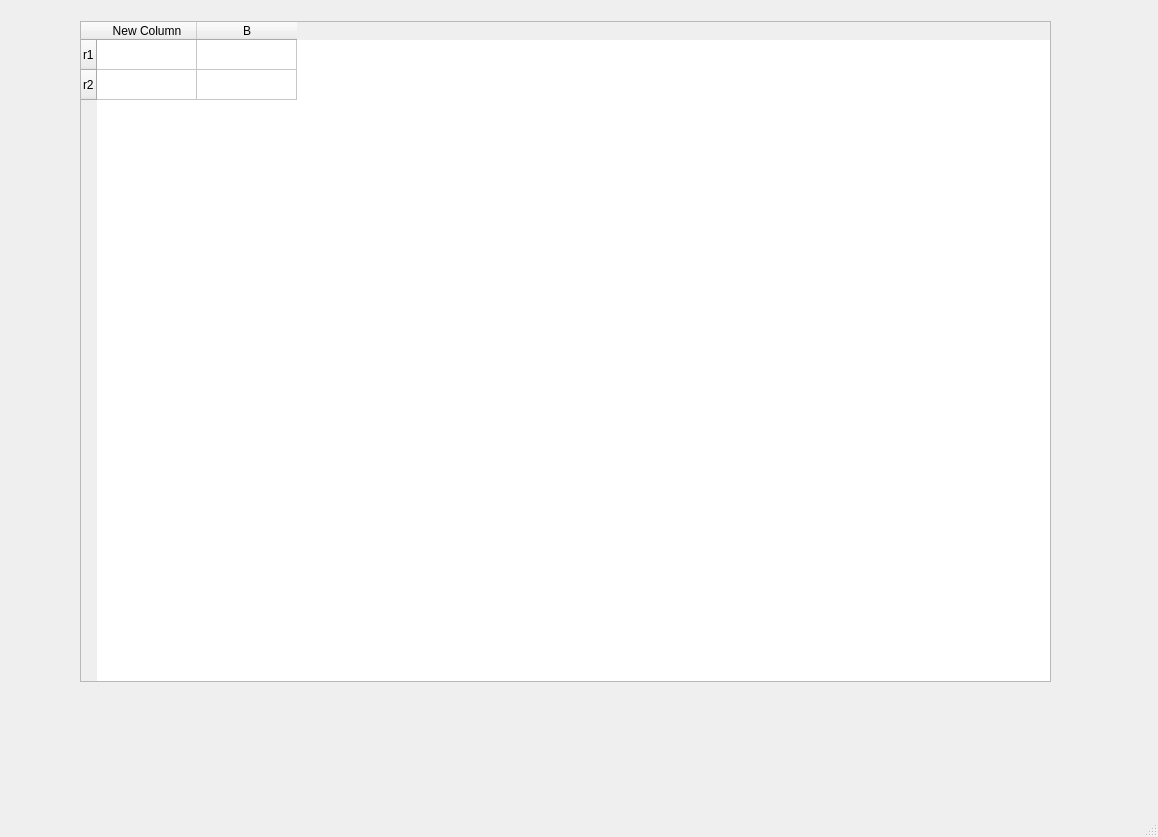
<?xml version="1.0" encoding="UTF-8"?>
<ui version="4.0">
 <class>MainWindow</class>
 <widget class="QMainWindow" name="MainWindow">
  <property name="geometry">
   <rect>
    <x>0</x>
    <y>0</y>
    <width>1158</width>
    <height>837</height>
   </rect>
  </property>
  <property name="windowTitle">
   <string>MainWindow</string>
  </property>
  <widget class="QWidget" name="centralwidget">
   <widget class="QTableWidget" name="submit_table">
    <property name="geometry">
     <rect>
      <x>80</x>
      <y>21</y>
      <width>971</width>
      <height>661</height>
     </rect>
    </property>
    <row>
     <property name="text">
      <string>r1</string>
     </property>
    </row>
    <row>
     <property name="text">
      <string>r2</string>
     </property>
    </row>
    <column>
     <property name="text">
      <string>New Column</string>
     </property>
    </column>
    <column>
     <property name="text">
      <string>B</string>
     </property>
    </column>
   </widget>
  </widget>
  <widget class="QMenuBar" name="menubar">
   <property name="geometry">
    <rect>
     <x>0</x>
     <y>0</y>
     <width>1158</width>
     <height>26</height>
    </rect>
   </property>
  </widget>
  <widget class="QStatusBar" name="statusbar"/>
 </widget>
 <resources/>
 <connections/>
</ui>
